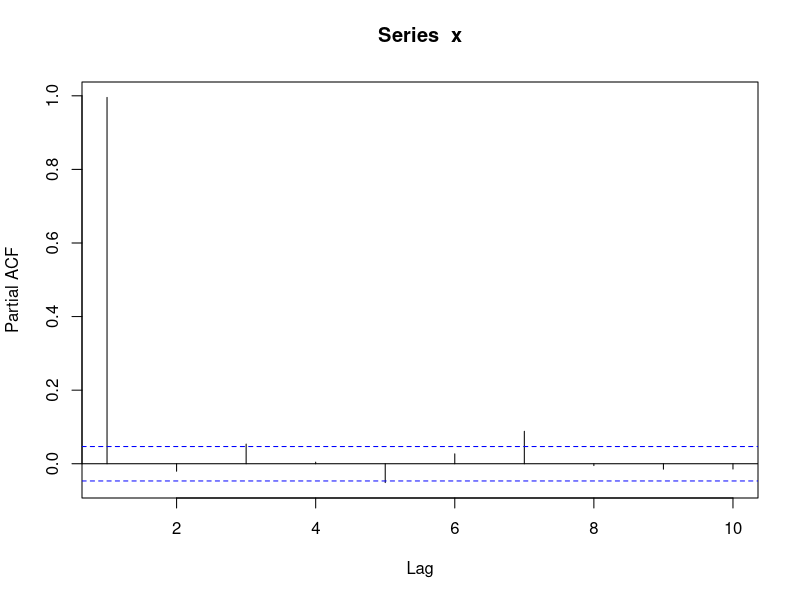
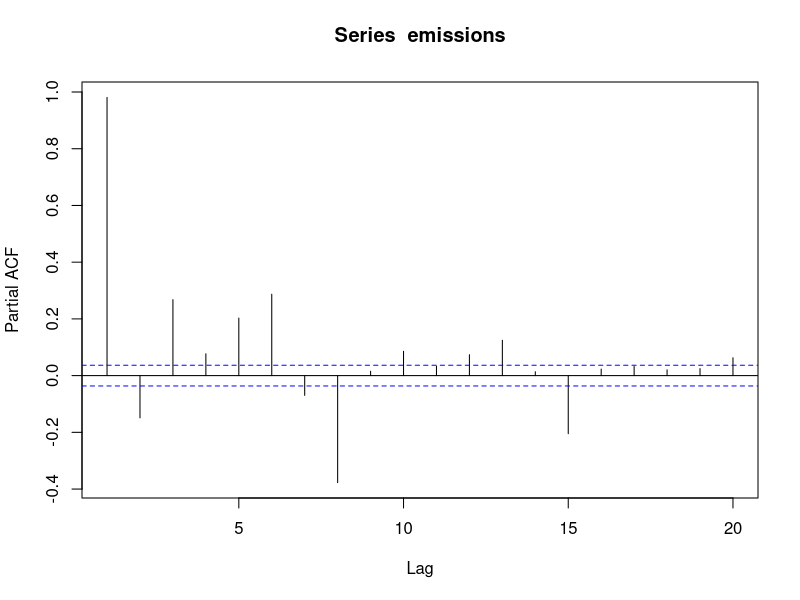
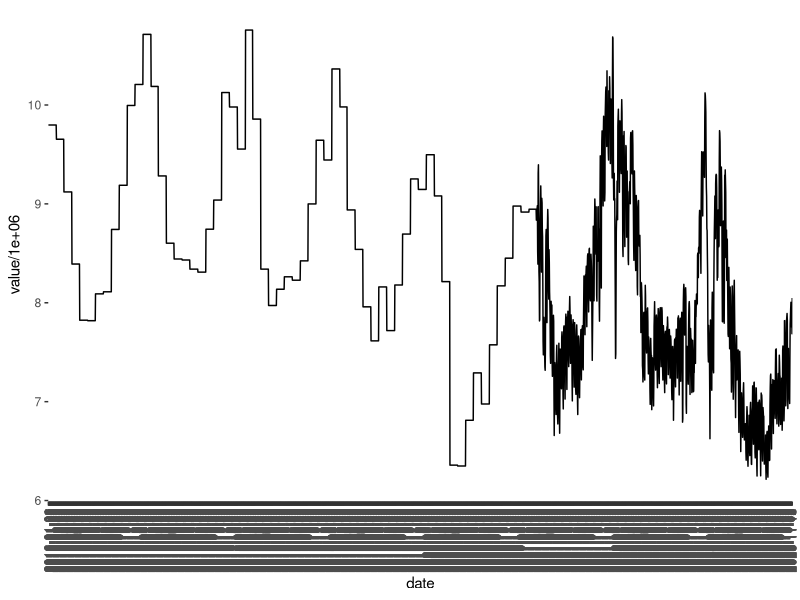
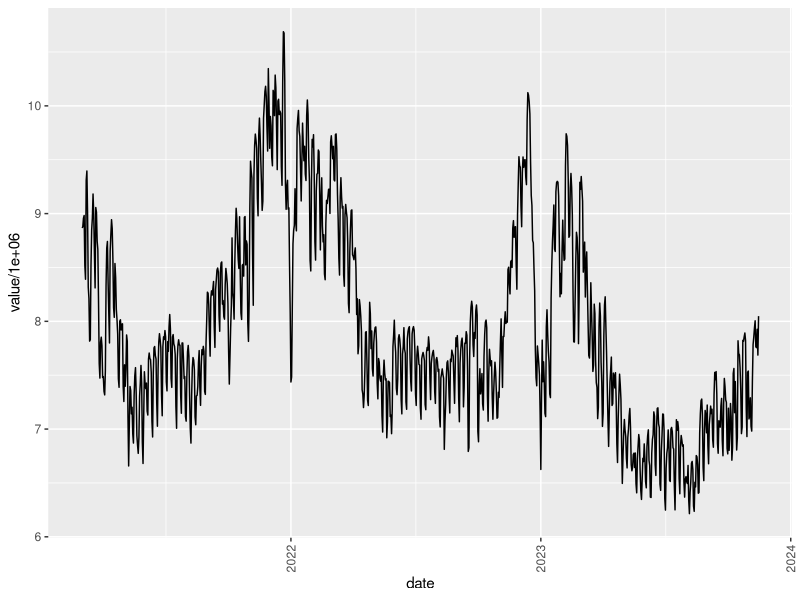
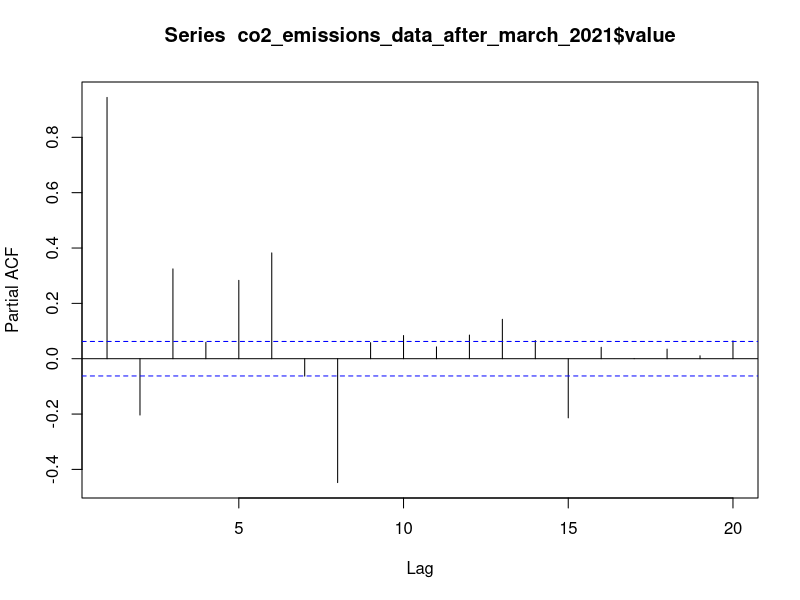
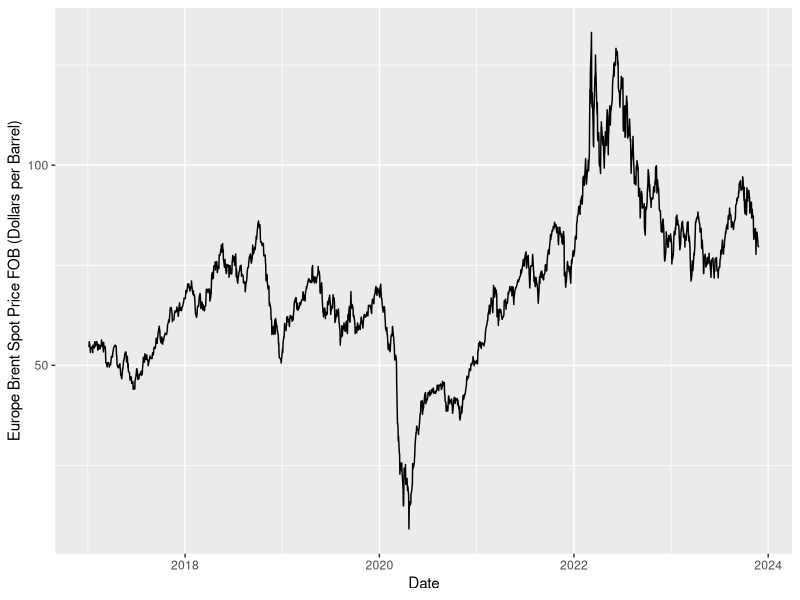
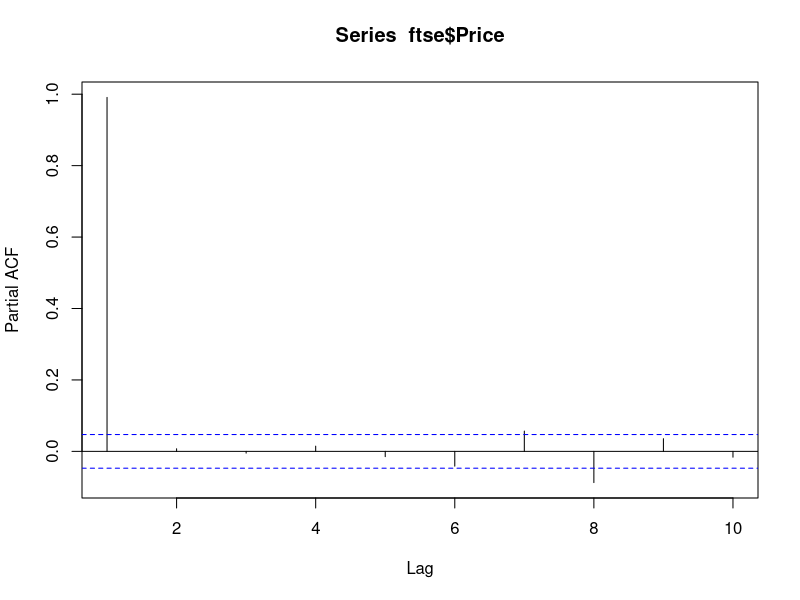
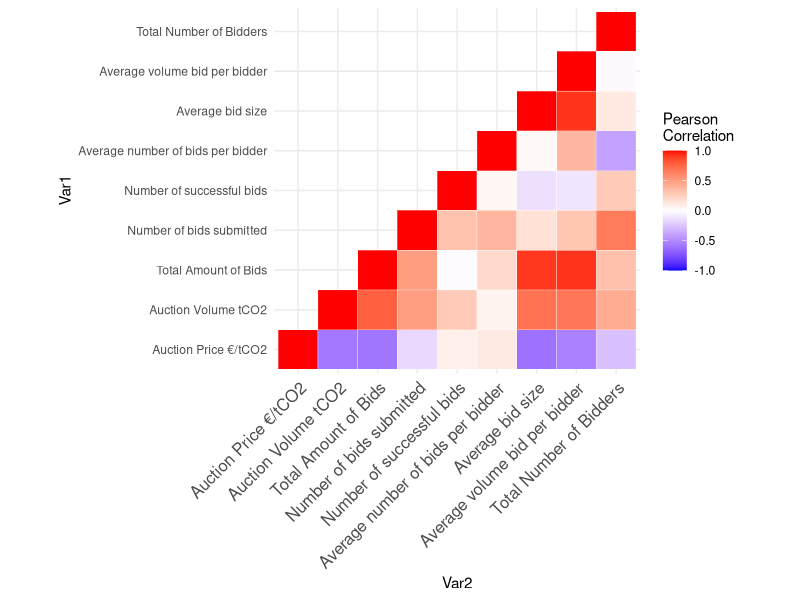

Write the R code that produced these figures, in order.
library(readxl)
library(tseries)
library(ggplot2)
library(tidyverse)
library(reshape2)

#Trying to find autoregression lag of brent crude oil prices

#Start by reading in the crude oil prices
brent_crude_proces<- read_excel("brent_crude_prices.xlsx")
x<- brent_crude_proces$`Europe Brent Spot Price FOB (Dollars per Barrel)`
pacf(x, lag = 10, pl=TRUE)

#We can tell from the partial autocorrelation that he spike at lag 1 is much much higher than at subsequent lags.
#So we can say crude oil has a AR(1) structure. 


#What about co2 emissions?
co2_emissions_data<-read.csv("co2_emission.csv")
emissions<- co2_emissions_data$value

pacf(emissions, lag=20, pl=TRUE)

#This doesn't look so great. 
#Graphing CO2 Emissions
ggplot(data=co2_emissions_data, aes(date, y=value/1000000))+
  geom_line(group=1)+theme(axis.text.x = element_text(angle = 90, vjust = 0.5, hjust=1))

#Aha. Now we can see that prior to 3/1/2021, all the CO2 emissions data was the same for each month.
#So let's filter for dates after that and try the lag again. 

co2_emissions_data$date<- as.Date(co2_emissions_data$date)

co2_emissions_data_after_march_2021<- co2_emissions_data |> filter(
                                                          date>"2021-03-01"
)

#Graph again:

ggplot(data=co2_emissions_data_after_march_2021, aes(date, y=value/1000000))+
  geom_line(group=1)+theme(axis.text.x = element_text(angle = 90, vjust = 0.5, hjust=1))

#Let's try the autocorrelation now:
 pacf(co2_emissions_data_after_march_2021$value, lag=20, pl=TRUE)
 
 


#Graphin brent crude oil
ggplot(data=brent_crude_proces, aes(x=Date, `Europe Brent Spot Price FOB (Dollars per Barrel)`))+
  geom_line()



#Reading FTSE in 

ftse<- read.csv("FTSE 100 Historical Data.csv")
ftse$Price<- as.numeric(str_replace(ftse$Price, ",",""))

pacf(ftse$Price, lag=10, pl=TRUE)

#Positive signs here. 


#So let's shelve the autoregressive stuff for the time being and have a wee look at correlations

#Reading in the auction data:
eu_ets_data<-read_excel("EU-ETS-data.xlsx")

#removing na's and selecting the right columns
eu_ets_variable_cor<- eu_ets_data |> select(`Auction Price €/tCO2`,
              `Auction Volume tCO2`:`Average volume bid per bidder`,
              `Total Number of Bidders`) |> filter(
                is.na(`Auction Price €/tCO2`)==FALSE
              )

cor_matrix<- cor(eu_ets_variable_cor)

# Get upper triangle of the correlation matrix
get_upper_tri <- function(cormat){
  cormat[lower.tri(cormat)]<- NA
  return(cormat)
}

upper_tri <- get_upper_tri(cor_matrix)
melted_cormat <- melt(upper_tri, na.rm = TRUE)

ggplot(data = melted_cormat, aes(Var2, Var1, fill = value))+
  geom_tile(color = "white")+
  scale_fill_gradient2(low = "blue", high = "red", mid = "white", 
                       midpoint = 0, limit = c(-1,1), space = "Lab", 
                       name="Pearson\nCorrelation") +
  theme_minimal()+ 
  theme(axis.text.x = element_text(angle = 45, vjust = 1, 
                                   size = 12, hjust = 1))+
  coord_fixed()
